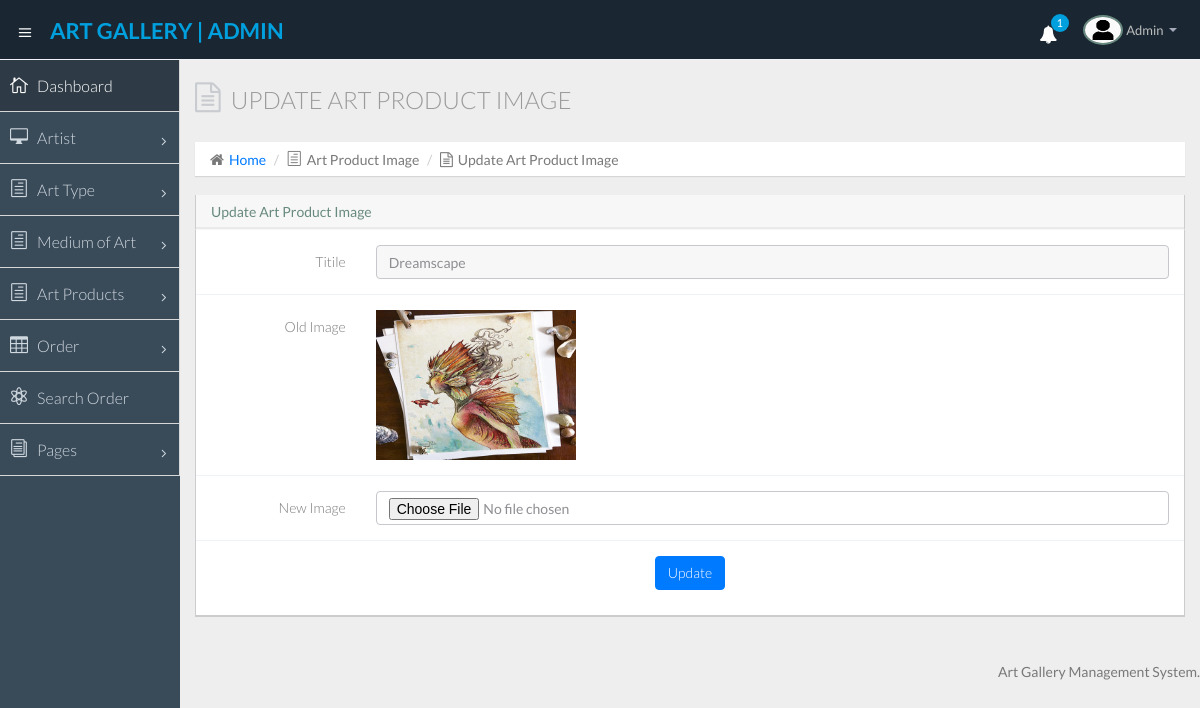
The page /admin/changeimage1.php?editid=9 (signed in) on the database its author committed.
### tables this page shows
CREATE TABLE `tblartproduct` (
  `ID` int(5) NOT NULL,
  `Title` varchar(250) DEFAULT NULL,
  `Dimension` varchar(250) DEFAULT NULL,
  `Orientation` varchar(100) DEFAULT NULL,
  `Size` varchar(100) DEFAULT NULL,
  `Artist` int(5) DEFAULT NULL,
  `ArtType` int(5) DEFAULT NULL,
  `ArtMedium` int(5) DEFAULT NULL,
  `SellingPricing` decimal(10,0) DEFAULT NULL,
  `Description` mediumtext DEFAULT NULL,
  `Image` varchar(250) DEFAULT NULL,
  `Image1` varchar(250) DEFAULT NULL,
  `Image2` varchar(250) DEFAULT NULL,
  `Image3` varchar(250) DEFAULT NULL,
  `Image4` varchar(250) DEFAULT NULL,
  `RefNum` int(10) DEFAULT NULL,
  `CreationDate` timestamp NULL DEFAULT current_timestamp(),
  `tags` varchar(200) DEFAULT NULL
);

### admin/changeimage1.php (the view, shortened to what this page needs)
<?php
include('includes/dbconnection.php');
if (strlen($_SESSION['agmsaid']==0)) {
  header('location:logout.php');
  }
  else{
  ?>
<!DOCTYPE html>
<html lang="en">
<head>
  <link href="css/bootstrap.min.css" rel="stylesheet">
  <link href="css/bootstrap-theme.css" rel="stylesheet">
  <link href="css/elegant-icons-style.css" rel="stylesheet" />
  <link href="css/font-awesome.min.css" rel="stylesheet" />
  <link href="css/daterangepicker.css" rel="stylesheet" />
  <link href="css/bootstrap-datepicker.css" rel="stylesheet" />
  <link href="css/bootstrap-colorpicker.css" rel="stylesheet" />
  <link href="css/style.css" rel="stylesheet">
  <link href="css/style-responsive.css" rel="stylesheet" />
</head>
<body>
  <section id="container" class="">
    <?php include_once('includes/header.php');?>
   <?php include_once('includes/sidebar.php');?>
    <section id="main-content">
      <section class="wrapper">
        <div class="row">
          <div class="col-lg-12">
            <h3 class="page-header"><i class="fa fa-file-text-o"></i>Update Art Product Image</h3>
            <ol class="breadcrumb">
              <li><i class="fa fa-home"></i><a href="dashboard.php">Home</a></li>
              <li><i class="icon_document_alt"></i>Art Product Image</li>
              <li><i class="fa fa-file-text-o"></i>Update Art Product Image</li>
            </ol>
          </div>
        </div>
        <div class="row">
          <div class="col-lg-12">
            <section class="panel">
              <header class="panel-heading">
              Update  Art Product Image
              </header>
              <div class="panel-body">
                <form class="form-horizontal" enctype="multipart/form-data" method="post" action="">
  <?php
 $cid=$_GET['editid'];
$ret=mysqli_query($con,"select * from tblartproduct where ID='$cid'");
while ($row=mysqli_fetch_array($ret)) {
?>
                  <div class="form-group">
                    <label class="col-sm-2 control-label">Titile</label>
                    <div class="col-sm-10">
                      <input class="form-control" id="title" name="title"  type="text" required="true" value="<?php  echo $row['Title'];?>" readonly>
                    </div>
                  </div>
                  <div class="form-group">
                    <label class="col-sm-2 control-label">Old Image</label>
                    <div class="col-sm-10">
                      <img src="images/<?php echo $row['Image1'];?>" width="200" height="150">
                    </div>
                  </div>
                  <div class="form-group">
                    <label class="col-sm-2 control-label">New Image</label>
                    <div class="col-sm-10">
                      <input class="form-control" id="images" name="images"  type="file" required="true" value="">
                    </div>
                  </div>
                <?php } ?>
                 <p style="text-align: center;"> <button type="submit" name='submit' class="btn btn-primary">Update</button></p>
                </form>
              </div>
            </section>
          </div>
        </div>
      </section>
    </section>
 <?php include_once('includes/footer.php');?>
  </section>
</body>
</html>
<?php  } ?>

### admin/includes/header.php (shortened to what this page needs)
   <?php
include('includes/dbconnection.php');
?>
   <header class="header dark-bg">
      <div class="toggle-nav">
        <div class="icon-reorder tooltips" data-original-title="Toggle Navigation" data-placement="bottom"><i class="icon_menu"></i></div>
      </div>
<?php
$adid=$_SESSION['agmsaid'];
$ret=mysqli_query($con,"select AdminName from tbladmin where ID='$adid'");
$row=mysqli_fetch_array($ret);
$name=$row['AdminName'];
?>
      <a href="dashboard.php" class="logo"><span class="lite"><strong> ART GALLERY | Admin</strong></span></a>
      <div class="top-nav notification-row">
        <ul class="nav pull-right top-menu">
          <li id="alert_notificatoin_bar" class="dropdown">
            <?php
$ret1=mysqli_query($con,"select *from  tblorder where (Status='' ||  Status is null)");
$num1=mysqli_num_rows($ret1);?>
            <a data-toggle="dropdown" class="dropdown-toggle" href="#">
                            <i class="fa fa-bell" style="color:#fff;"></i>
                            <span class="badge bg-important"><?php echo $num1;?></span>
                        </a>
          </li>
          <li class="dropdown">
            <a data-toggle="dropdown" class="dropdown-toggle" href="#">
                            <span class="profile-ava">
                                <img alt="" src="images/av1.jpg" width="40" height="30">
                            </span>
                            <span class="username"><?php echo $name; ?></span>
                            <b class="caret"></b>
                        </a>
          </li>
        </ul>
      </div>
    </header>

### rows shown on the page
tblartproduct: title "Dreamscape", Image1 (picture)

### other values the page prints
$num1 "1"
$name "Admin"
